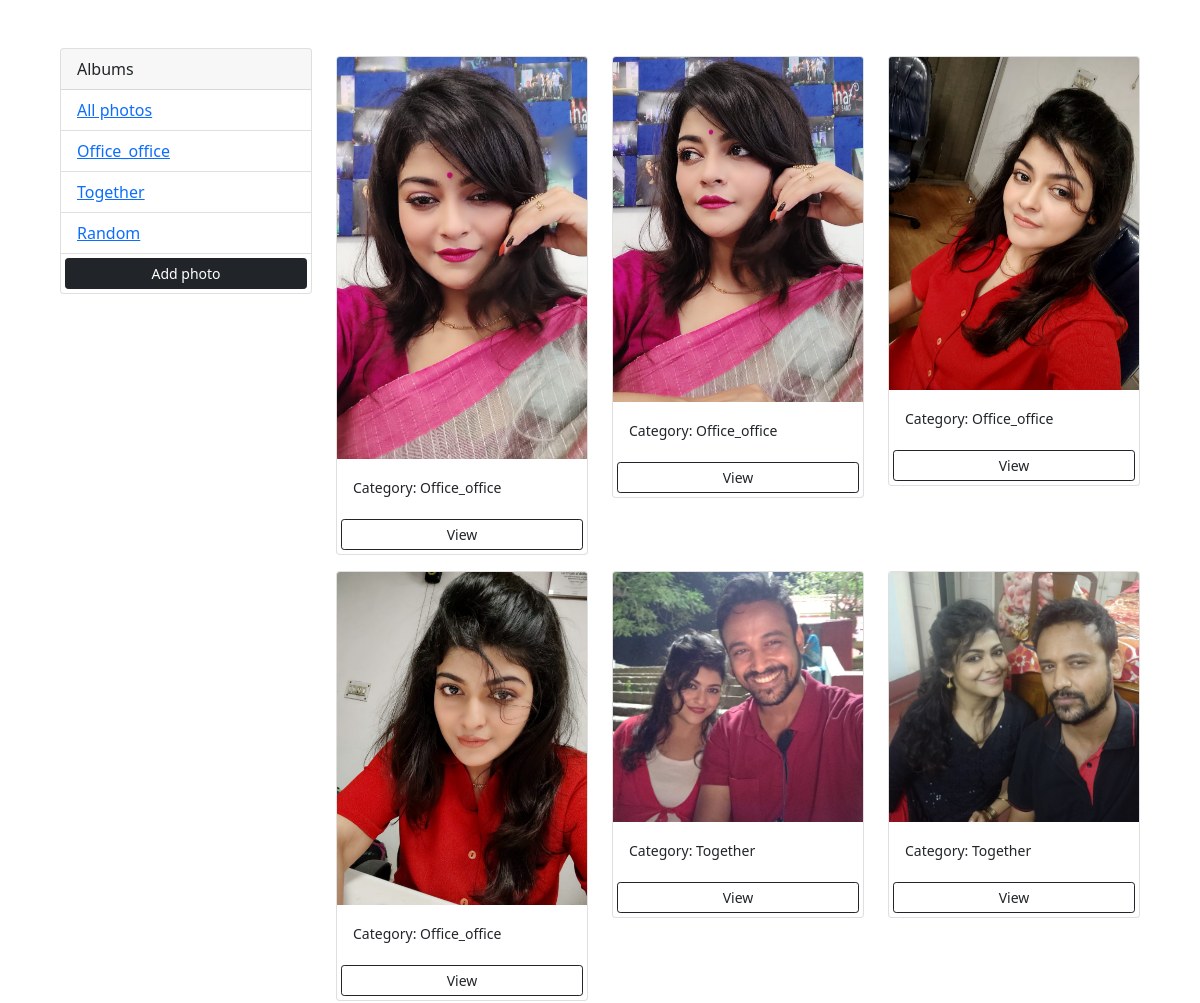
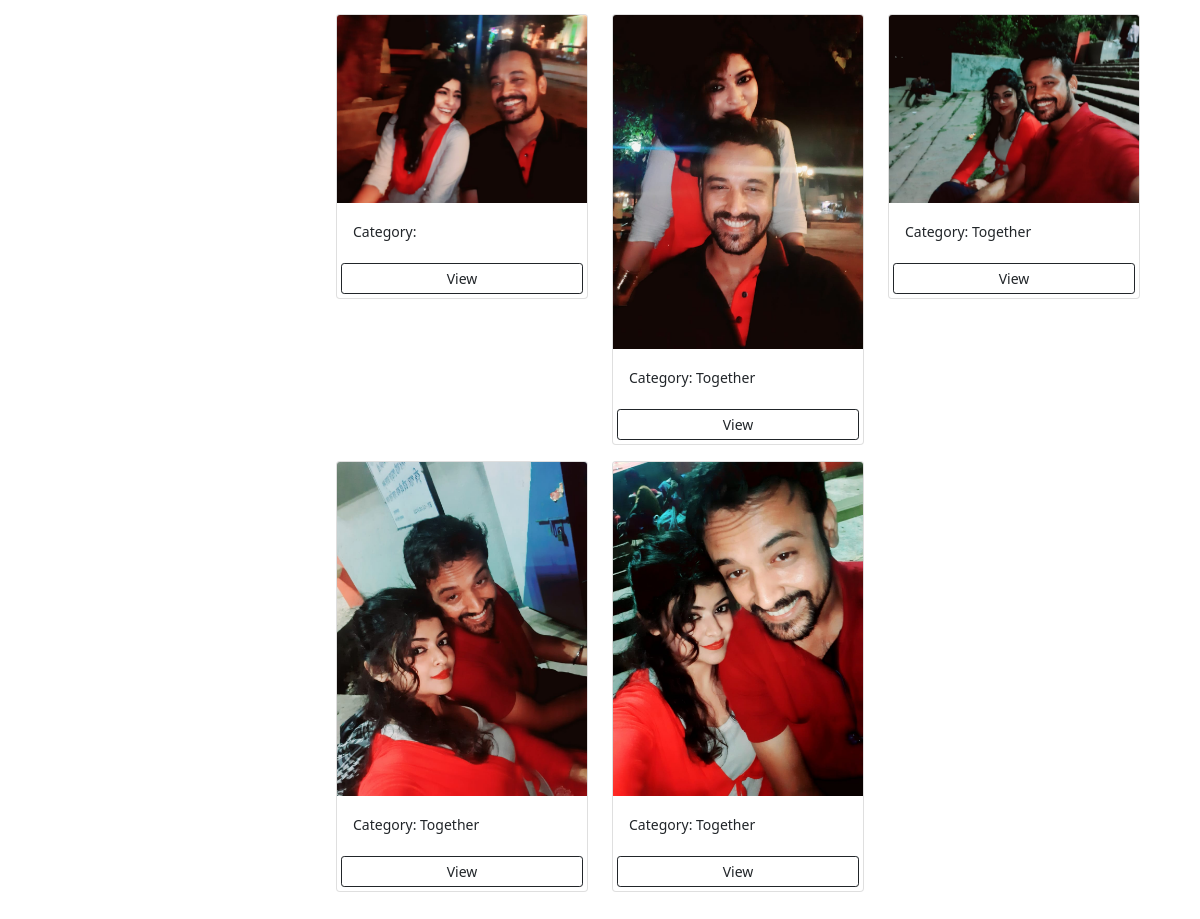
The page / on the database its author committed (2 pictures, top to bottom).
### photos/models.py (models this page shows, shortened)
class Category(models.Model):
    name = models.CharField(max_length=200, null=False, blank=False)

class Photo(models.Model):
    category = models.ForeignKey(Category, on_delete=models.SET_NULL, null=True, blank=True)
    image = models.ImageField(null=False, blank=False)
    description = models.TextField()

### photos/views.py (the view)
# urls.py: path('', views.gallery, name='gallery'),
def gallery(request):
    category = request.GET.get('category')
    if category is None:
        photos = Photo.objects.all()
    else:
        photos = Photo.objects.filter(category__name=category)
    categories = Category.objects.all()
    context = {'categories': categories, 'photos': photos}
    return render(request, 'photos/gallery.html', context)

### photos/templates/photos/gallery.html (shortened to what this page needs)
<!DOCTYPE html>
<html lang="en">
<head>
    <link href="https://cdn.jsdelivr.net/npm/bootstrap@5.0.2/dist/css/bootstrap.min.css" rel="stylesheet">
</head>
<body class="m-5">
    <div class="container">
        <div class="row">
            <div class="col-md-3">
                <div class="card">
                    <div class="card-header">
                        Albums
                    </div>
                    <ul class="list-group list-group-flush">
                        <li class="list-group-item">
                            <a href="{% url 'gallery' %}">All photos</a>
                        </li>
                        {% for category in categories %}
                        <li class="list-group-item">
                            <a href="{% url 'gallery' %}?category={{ category.name }}">{{ category.name }}</a>
                        </li>
                        {% endfor %}
                        <a href="{% url 'add' %}" class="btn btn-block btn-dark btn-sm m-1">
                            Add photo
                        </a>
                    </ul>
                </div>
            </div>
            <div class="col-md-9">
                <div class="row">
                    {% for photo in photos %}
                    <div class="col-md-4">
                        <div class="card my-2">
                            <img src="{{ photo.image.url }}" class="card-img-top">
                            <div class="card-body">
                                <small>Category: {{ photo.category.name }}</small>
                            </div>
                            <a href="{% url 'photo' photo.id %}" class="btn btn-outline-dark btn-sm m-1">View</a>
                        </div>
                    </div>
                    {% empty %}
                    <h3>No photos</h3>
                    {% endfor %}
                </div>
            </div>
        </div>
    </div>
</body>
</html>

### rows shown on the page
Category: name "Office_office"
Category: name "Together"
Category: name "Random"
Photo: image (picture), category.name "Office_office"
Photo: image (picture), category.name "Office_office"
Photo: image (picture), category.name "Office_office"
Photo: image (picture), category.name "Office_office"
Photo: image (picture), category.name "Together"
Photo: image (picture), category.name "Together"
Photo: image (picture)
Photo: image (picture), category.name "Together"
Photo: image (picture), category.name "Together"
Photo: image (picture), category.name "Together"
Photo: image (picture), category.name "Together"
